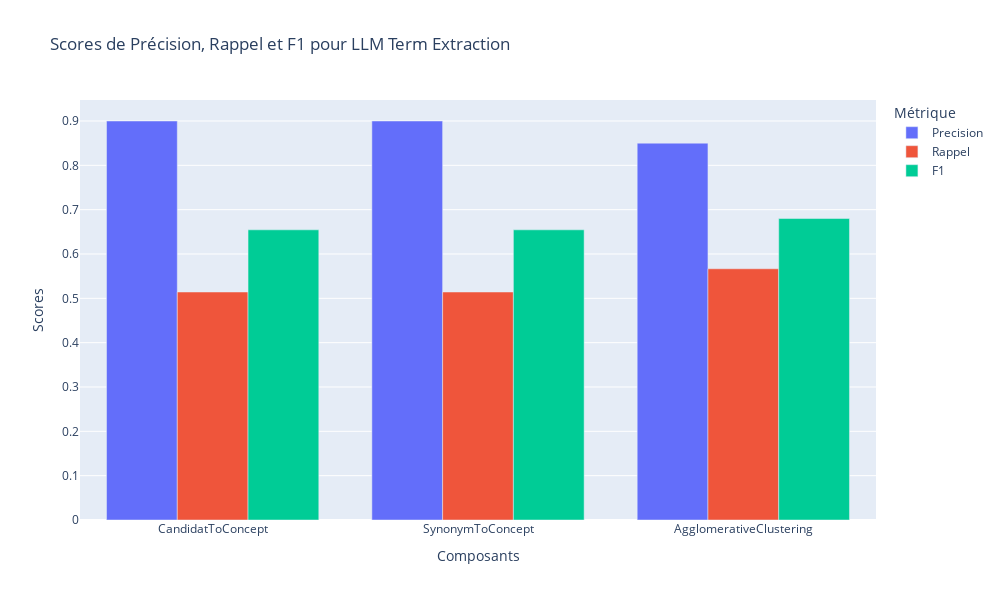
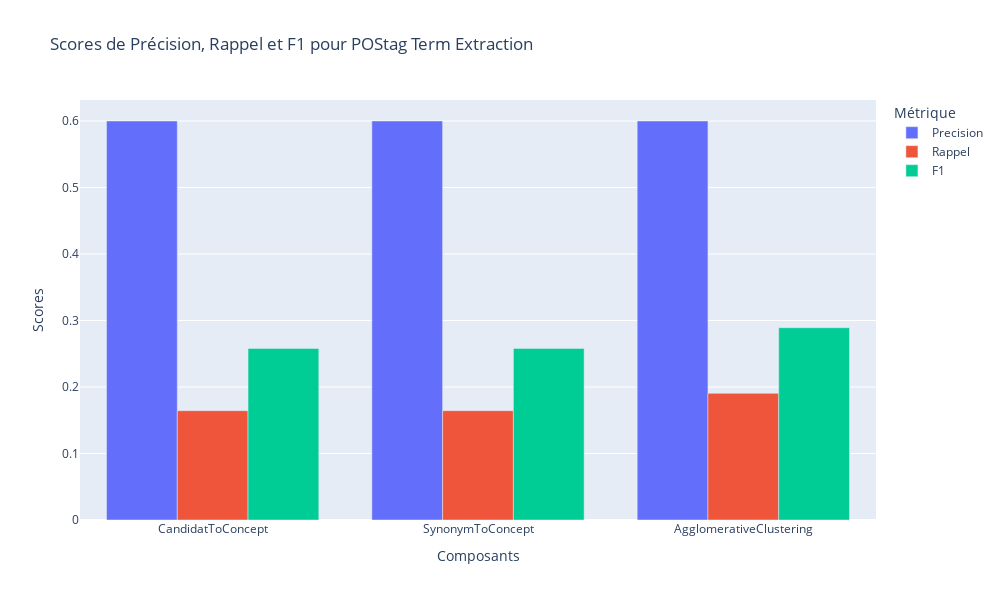
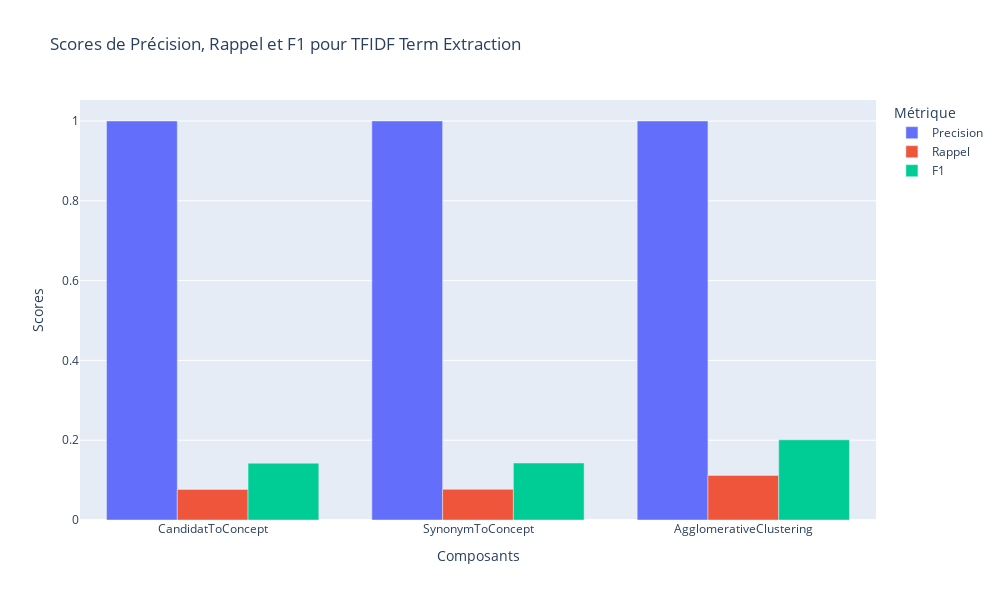

The notebook cell these images were saved under, in order:
### Code cell
def create_bar_chart(index_name, data):
    precision = data.loc[index_name].xs('Precision', level=1)
    rappel = data.loc[index_name].xs('Rappel', level=1)
    f1 = data.loc[index_name].xs('F1', level=1)

    fig = go.Figure(data=[
        go.Bar(name='Précision', x=data.columns.levels[0], y=precision),
        go.Bar(name='Rappel', x=data.columns.levels[0], y=rappel),
        go.Bar(name='F1', x=data.columns.levels[0], y=f1)
    ])
    
    # Modifier la disposition du graphique
    fig.update_layout(
        title=f'Scores de Précision, Rappel et F1 pour {index_name}',
        xaxis_title='Composants',
        yaxis_title='Scores',
        barmode='group'
    )
    
    fig.show()

data_long = pipelines_scores.reset_index().melt(id_vars='index', var_name=['Composant', 'Métrique'], value_name='Score')
data_long.rename(columns={'index': 'Extraction'}, inplace=True)

def create_bar_chart(index_name, data):
    df = data[data['Extraction'] == index_name]
    fig = px.bar(df, x='Composant', y='Score', color='Métrique', barmode='group',
                 title=f'Scores de Précision, Rappel et F1 pour {index_name}')
    
    fig.update_layout(
        xaxis_title='Composants',
        yaxis_title='Scores'
    )
    fig.update_layout(width=1000, height=600)
    fig.show()

# Créer un diagramme en barres pour chaque index
for idx in term_extraction_components:
    create_bar_chart(idx, data_long)

### Figure 1 — Plotly figure (JSON) as saved in the notebook; plotly's stock layout.template omitted (floating-point values rounded to 4 significant figures)
{"data": [{"alignmentgroup": "True", "hovertemplate": "Métrique=Precision<br>Composant=%{x}<br>Score=%{y}<extra></extra>", "legendgroup": "Precision", "marker": {"color": "#636efa", "pattern": {"shape": ""}}, "name": "Precision", "offsetgroup": "Precision", "orientation": "v", "showlegend": true, "textposition": "auto", "type": "bar", "x": ["CandidatToConcept", "SynonymToConcept", "AgglomerativeClustering"], "xaxis": "x", "y": [0.9, 0.9, 0.85], "yaxis": "y"}, {"alignmentgroup": "True", "hovertemplate": "Métrique=Rappel<br>Composant=%{x}<br>Score=%{y}<extra></extra>", "legendgroup": "Rappel", "marker": {"color": "#EF553B", "pattern": {"shape": ""}}, "name": "Rappel", "offsetgroup": "Rappel", "orientation": "v", "showlegend": true, "textposition": "auto", "type": "bar", "x": ["CandidatToConcept", "SynonymToConcept", "AgglomerativeClustering"], "xaxis": "x", "y": [0.5143, 0.5143, 0.5667], "yaxis": "y"}, {"alignmentgroup": "True", "hovertemplate": "Métrique=F1<br>Composant=%{x}<br>Score=%{y}<extra></extra>", "legendgroup": "F1", "marker": {"color": "#00cc96", "pattern": {"shape": ""}}, "name": "F1", "offsetgroup": "F1", "orientation": "v", "showlegend": true, "textposition": "auto", "type": "bar", "x": ["CandidatToConcept", "SynonymToConcept", "AgglomerativeClustering"], "xaxis": "x", "y": [0.6545, 0.6545, 0.68], "yaxis": "y"}], "layout": {"barmode": "group", "height": 600, "legend": {"title": {"text": "Métrique"}, "tracegroupgap": 0}, "title": {"text": "Scores de Précision, Rappel et F1 pour LLM Term Extraction"}, "width": 1000, "xaxis": {"anchor": "y", "domain": [0, 1], "title": {"text": "Composants"}}, "yaxis": {"anchor": "x", "domain": [0, 1], "title": {"text": "Scores"}}}}

### Figure 2 — Plotly figure (JSON) as saved in the notebook; plotly's stock layout.template omitted (floating-point values rounded to 4 significant figures)
{"data": [{"alignmentgroup": "True", "hovertemplate": "Métrique=Precision<br>Composant=%{x}<br>Score=%{y}<extra></extra>", "legendgroup": "Precision", "marker": {"color": "#636efa", "pattern": {"shape": ""}}, "name": "Precision", "offsetgroup": "Precision", "orientation": "v", "showlegend": true, "textposition": "auto", "type": "bar", "x": ["CandidatToConcept", "SynonymToConcept", "AgglomerativeClustering"], "xaxis": "x", "y": [0.6, 0.6, 0.6], "yaxis": "y"}, {"alignmentgroup": "True", "hovertemplate": "Métrique=Rappel<br>Composant=%{x}<br>Score=%{y}<extra></extra>", "legendgroup": "Rappel", "marker": {"color": "#EF553B", "pattern": {"shape": ""}}, "name": "Rappel", "offsetgroup": "Rappel", "orientation": "v", "showlegend": true, "textposition": "auto", "type": "bar", "x": ["CandidatToConcept", "SynonymToConcept", "AgglomerativeClustering"], "xaxis": "x", "y": [0.1644, 0.1644, 0.1905], "yaxis": "y"}, {"alignmentgroup": "True", "hovertemplate": "Métrique=F1<br>Composant=%{x}<br>Score=%{y}<extra></extra>", "legendgroup": "F1", "marker": {"color": "#00cc96", "pattern": {"shape": ""}}, "name": "F1", "offsetgroup": "F1", "orientation": "v", "showlegend": true, "textposition": "auto", "type": "bar", "x": ["CandidatToConcept", "SynonymToConcept", "AgglomerativeClustering"], "xaxis": "x", "y": [0.2581, 0.2581, 0.2892], "yaxis": "y"}], "layout": {"barmode": "group", "height": 600, "legend": {"title": {"text": "Métrique"}, "tracegroupgap": 0}, "title": {"text": "Scores de Précision, Rappel et F1 pour POStag Term Extraction"}, "width": 1000, "xaxis": {"anchor": "y", "domain": [0, 1], "title": {"text": "Composants"}}, "yaxis": {"anchor": "x", "domain": [0, 1], "title": {"text": "Scores"}}}}

### Figure 3 — Plotly figure (JSON) as saved in the notebook; plotly's stock layout.template omitted (floating-point values rounded to 4 significant figures)
{"data": [{"alignmentgroup": "True", "hovertemplate": "Métrique=Precision<br>Composant=%{x}<br>Score=%{y}<extra></extra>", "legendgroup": "Precision", "marker": {"color": "#636efa", "pattern": {"shape": ""}}, "name": "Precision", "offsetgroup": "Precision", "orientation": "v", "showlegend": true, "textposition": "auto", "type": "bar", "x": ["CandidatToConcept", "SynonymToConcept", "AgglomerativeClustering"], "xaxis": "x", "y": [1, 1, 1], "yaxis": "y"}, {"alignmentgroup": "True", "hovertemplate": "Métrique=Rappel<br>Composant=%{x}<br>Score=%{y}<extra></extra>", "legendgroup": "Rappel", "marker": {"color": "#EF553B", "pattern": {"shape": ""}}, "name": "Rappel", "offsetgroup": "Rappel", "orientation": "v", "showlegend": true, "textposition": "auto", "type": "bar", "x": ["CandidatToConcept", "SynonymToConcept", "AgglomerativeClustering"], "xaxis": "x", "y": [0.07663, 0.07692, 0.1117], "yaxis": "y"}, {"alignmentgroup": "True", "hovertemplate": "Métrique=F1<br>Composant=%{x}<br>Score=%{y}<extra></extra>", "legendgroup": "F1", "marker": {"color": "#00cc96", "pattern": {"shape": ""}}, "name": "F1", "offsetgroup": "F1", "orientation": "v", "showlegend": true, "textposition": "auto", "type": "bar", "x": ["CandidatToConcept", "SynonymToConcept", "AgglomerativeClustering"], "xaxis": "x", "y": [0.1423, 0.1429, 0.201], "yaxis": "y"}], "layout": {"barmode": "group", "height": 600, "legend": {"title": {"text": "Métrique"}, "tracegroupgap": 0}, "title": {"text": "Scores de Précision, Rappel et F1 pour TFIDF Term Extraction"}, "width": 1000, "xaxis": {"anchor": "y", "domain": [0, 1], "title": {"text": "Composants"}}, "yaxis": {"anchor": "x", "domain": [0, 1], "title": {"text": "Scores"}}}}
